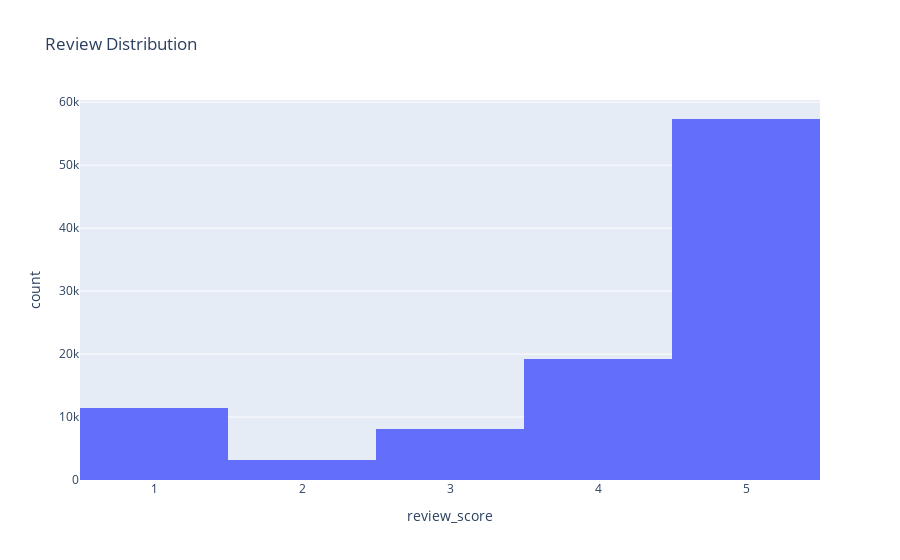

The notebook cell this image was saved under:
### Code cell
#visualizacao da distribuicao das availiacoes 
fig = px.histogram(order_reviews, x="review_score",title='Review Distribution')
fig.show()

### Figure 1 — Plotly figure (JSON) as saved in the notebook; plotly's stock layout.template omitted (floating-point values rounded to 4 significant figures; data arrays with more than 128 entries replaced by an {"elided": "..."} marker saying what was removed)
{"data": [{"alignmentgroup": "True", "bingroup": "x", "hovertemplate": "review_score=%{x}<br>count=%{y}<extra></extra>", "legendgroup": "", "marker": {"color": "#636efa", "pattern": {"shape": ""}}, "name": "", "offsetgroup": "", "orientation": "v", "showlegend": false, "type": "histogram", "x": {"elided": "99224 int values"}, "xaxis": "x", "yaxis": "y"}], "layout": {"barmode": "relative", "legend": {"tracegroupgap": 0}, "title": {"text": "Review Distribution"}, "xaxis": {"anchor": "y", "domain": [0, 1], "title": {"text": "review_score"}}, "yaxis": {"anchor": "x", "domain": [0, 1], "title": {"text": "count"}}}}
